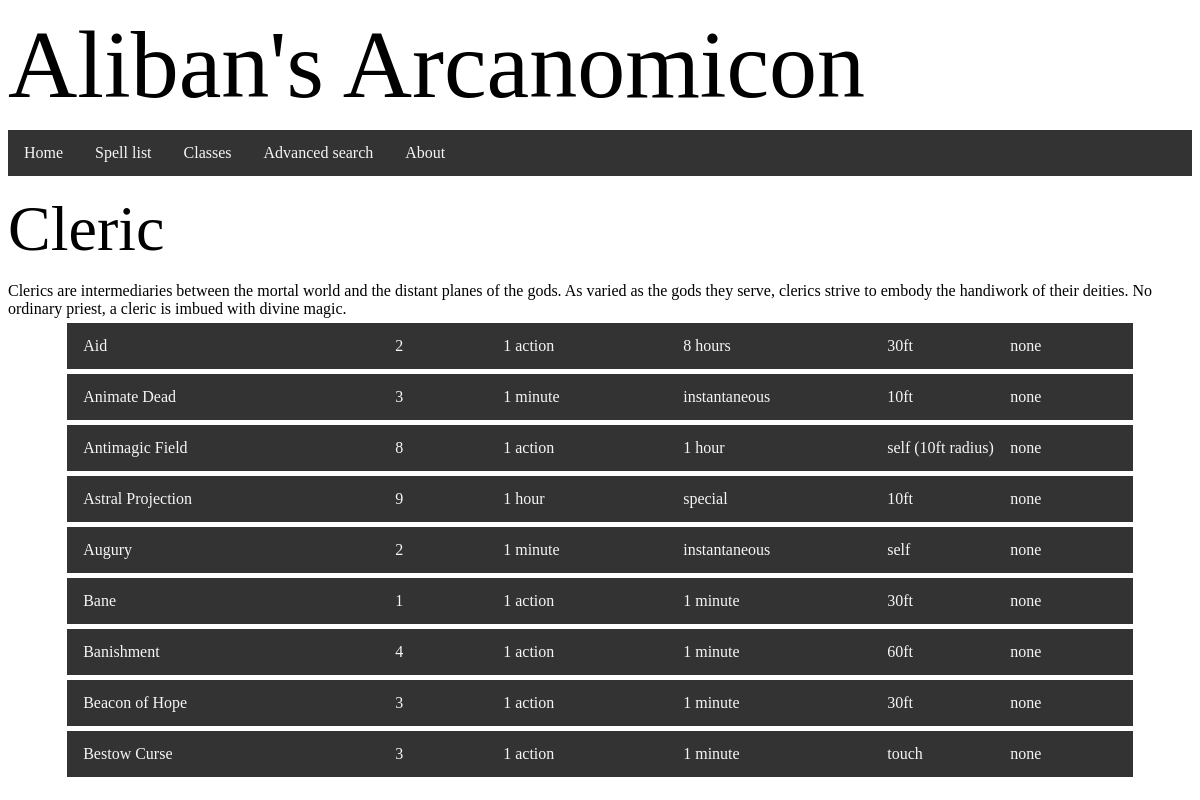
The app's page /class/cleric with its own data.
### tables this page shows
CREATE TABLE caster (id INTEGER PRIMARY KEY AUTOINCREMENT, name STRING, description TEXT);

CREATE TABLE spell (id INTEGER PRIMARY KEY AUTOINCREMENT, name STRING, description TEXT, level INTEGER, components STRING, concentration INTEGER, ritual INTEGER, damage STRING, range INTEGER REFERENCES range (id), duration INTEGER REFERENCES duration (id), castingtime STRING REFERENCES castingtime (id), school INTEGER REFERENCES school (id));

CREATE TABLE castingtime (id INTEGER PRIMARY KEY AUTOINCREMENT, name STRING);

CREATE TABLE duration (id INTEGER PRIMARY KEY AUTOINCREMENT, name STRING);

CREATE TABLE range (id INTEGER PRIMARY KEY AUTOINCREMENT, name STRING);

### routes.py (the view)
@app.route('/class/<classname>')
def classsing(classname):
    castersql = "SELECT caster.name, caster.description FROM caster WHERE caster.id = {}"
    spellsql = "SELECT spell.id, spell.name, spell.level, castingtime.name, duration.name, range.name, spell.damage FROM spell INNER JOIN range ON range.id = spell.range INNER JOIN castingtime ON castingtime.id = spell.castingtime INNER JOIN duration ON duration.id = spell.duration WHERE spell.id IN (SELECT sid FROM spellcaster WHERE cid = {})" #many-many SQL query, with nested parameters
    if classname in entfields[4][1:]: #checking if it's in the list in "entfields" from the 1 index on (0 index is the name of the field). This prevents hackers from inserting malicious SQL
        casterid = entfields[4].index(classname) #takes id of matching entry and replaces name with it
        castersql = castersql.format(casterid)
        caster = db_func(castersql, single = True)
        spellsql = spellsql.format(casterid) #puts the id of the caster into the many-many SQL query
        spells = db_func(spellsql, single = False)
        return render_template('class.html', caster = caster, spells = spells)
    else:
        return render_template("404.html"), 404

### templates/class.html
{% extends "layout.html" %}
{% block content %}
    <h2>{{ caster[0] }}</h2>
    {{ caster[1] }}
    <br>
    <div id="spells">
    {% for spell in spells %}
        <div class="spelllink">
            <a href="spell/{{ spell[0] }}">
                <span class= "asname">{{ spell[1] }}</span>
                <span class= "aslevel">{{ spell[2] }}</span>
                <span class= "ascastime">{{ spell[3] }}</span>
                <span class= "asdurat">{{ spell[4] }}</span>
                <span class= "asrange">{{ spell[5] }}</span>
                <span class= "asdmg">{{ spell[6] }}</span>
            </a>
        </div>
    {% endfor %}
    </div>
{% endblock content %}

### static/css/main.css (style rules this page uses)
.spelllink { margin: 5px; overflow: hidden; background-color: #333333; align-self: center; width: 90%; display: block; margin-left: 5%; }
.spelllink a { padding: 14px 16px; text-align: left; text-decoration: none; float: left; width: 100%; }
.asname { position: absolute; width: 25%; }
.aslevel { position: absolute; margin-left: 26%; text-align: center; }
.ascastime { position: absolute; margin-left: 35%; text-align: center; }
.asdurat { position: absolute; margin-left: 50%; text-align: center; }
.asrange { position: absolute; margin-left: 67%; text-align: center; }
.asdmg { margin-left: 87%; text-align: center; }
a:link { color:#F6F6F6; }
h2 { font-family: Modesto; font-weight: normal; font-style: normal; font-size: 4em; line-height: 0px; }

### records on screen
caster: name "Cleric", description "Clerics are intermediaries between the mortal world and the distant planes of the gods. As varied as the gods they serve, clerics strive to embody the handiwork of their deities. No ordinary priest, a cleric is imbued with divine magic."
spell: name "Aid", level "2", name "1 action", name "8 hours", name "30ft", damage "none"
spell: name "Animate Dead", level "3", name "1 minute", name "instantaneous", name "10ft", damage "none"
spell: name "Antimagic Field", level "8", name "1 action", name "1 hour", name "self (10ft radius)", damage "none"
spell: name "Astral Projection", level "9", name "1 hour", name "special", name "10ft", damage "none"
spell: name "Augury", level "2", name "1 minute", name "instantaneous", name "self", damage "none"
spell: name "Bane", level "1", name "1 action", name "1 minute", name "30ft", damage "none"
spell: name "Banishment", level "4", name "1 action", name "1 minute", name "60ft", damage "none"
spell: name "Beacon of Hope", level "3", name "1 action", name "1 minute", name "30ft", damage "none"
spell: name "Bestow Curse", level "3", name "1 action", name "1 minute", name "touch", damage "none"
